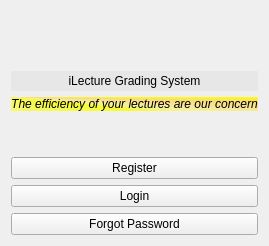
      <widget class="QWidget" name="page">
       <layout class="QVBoxLayout" name="verticalLayout_26">
        <item>
         <widget class="QLabel" name="label_13">
          <property name="text">
           <string/>
          </property>
          <property name="pixmap">
           <pixmap resource="../resource.qrc">:/futminna</pixmap>
          </property>
          <property name="alignment">
           <set>Qt::AlignCenter</set>
          </property>
         </widget>
        </item>
        <item>
         <spacer name="verticalSpacer_8">
          <property name="orientation">
           <enum>Qt::Vertical</enum>
          </property>
          <property name="sizeHint" stdset="0">
           <size>
            <width>20</width>
            <height>40</height>
           </size>
          </property>
         </spacer>
        </item>
        <item>
         <widget class="QLabel" name="label_17">
          <property name="styleSheet">
           <string notr="true">color: qconicalgradient(cx:0.5, cy:0.5, angle:0, stop:0 rgba(35, 40, 3, 255), stop:0.16 rgba(136, 106, 22, 255), stop:0.225 rgba(166, 140, 41, 255), stop:0.285 rgba(204, 181, 74, 255), stop:0.345 rgba(235, 219, 102, 255), stop:0.415 rgba(245, 236, 112, 255), stop:0.52 rgba(209, 190, 76, 255), stop:0.57 rgba(187, 156, 51, 255), stop:0.635 rgba(168, 142, 42, 255), stop:0.695 rgba(202, 174, 68, 255), stop:0.75 rgba(218, 202, 86, 255), stop:0.815 rgba(208, 187, 73, 255), stop:0.88 rgba(187, 156, 51, 255), stop:0.935 rgba(137, 108, 26, 255), stop:1 rgba(35, 40, 3, 255));
background-color: rgb(231, 231, 231);
padding: 3px;</string>
          </property>
          <property name="text">
           <string>iLecture Grading System</string>
          </property>
          <property name="alignment">
           <set>Qt::AlignCenter</set>
          </property>
         </widget>
        </item>
        <item>
         <widget class="QLabel" name="label_18">
          <property name="styleSheet">
           <string notr="true">font: 10pt &quot;Comic Sans MS&quot;;
font-style: italic;
background-color: qconicalgradient(cx:0, cy:0, angle:135, stop:0 rgba(255, 255, 0, 69), stop:0.244318 rgba(255, 255, 0, 69), stop:0.386364 rgba(251, 255, 0, 145), stop:0.45 rgba(247, 255, 0, 208), stop:0.477581 rgba(255, 244, 71, 130), stop:0.518717 rgba(255, 218, 71, 130), stop:0.57754 rgba(255, 203, 0, 130), stop:0.625 rgba(255, 255, 0, 255), stop:1 rgba(255, 255, 0, 69));
border-radius:0px;</string>
          </property>
          <property name="text">
           <string>The efficiency of your lectures are our concern</string>
          </property>
          <property name="alignment">
           <set>Qt::AlignCenter</set>
          </property>
         </widget>
        </item>
        <item>
         <spacer name="verticalSpacer_7">
          <property name="orientation">
           <enum>Qt::Vertical</enum>
          </property>
          <property name="sizeHint" stdset="0">
           <size>
            <width>20</width>
            <height>40</height>
           </size>
          </property>
         </spacer>
        </item>
        <item>
         <widget class="QPushButton" name="goto_regBtn">
          <property name="text">
           <string>Register</string>
          </property>
         </widget>
        </item>
        <item>
         <widget class="QPushButton" name="goto_loginBtn">
          <property name="text">
           <string>Login</string>
          </property>
         </widget>
        </item>
        <item>
         <widget class="QPushButton" name="forgotPassBtn">
          <property name="text">
           <string>Forgot Password</string>
          </property>
         </widget>
        </item>
       </layout>
      </widget>
